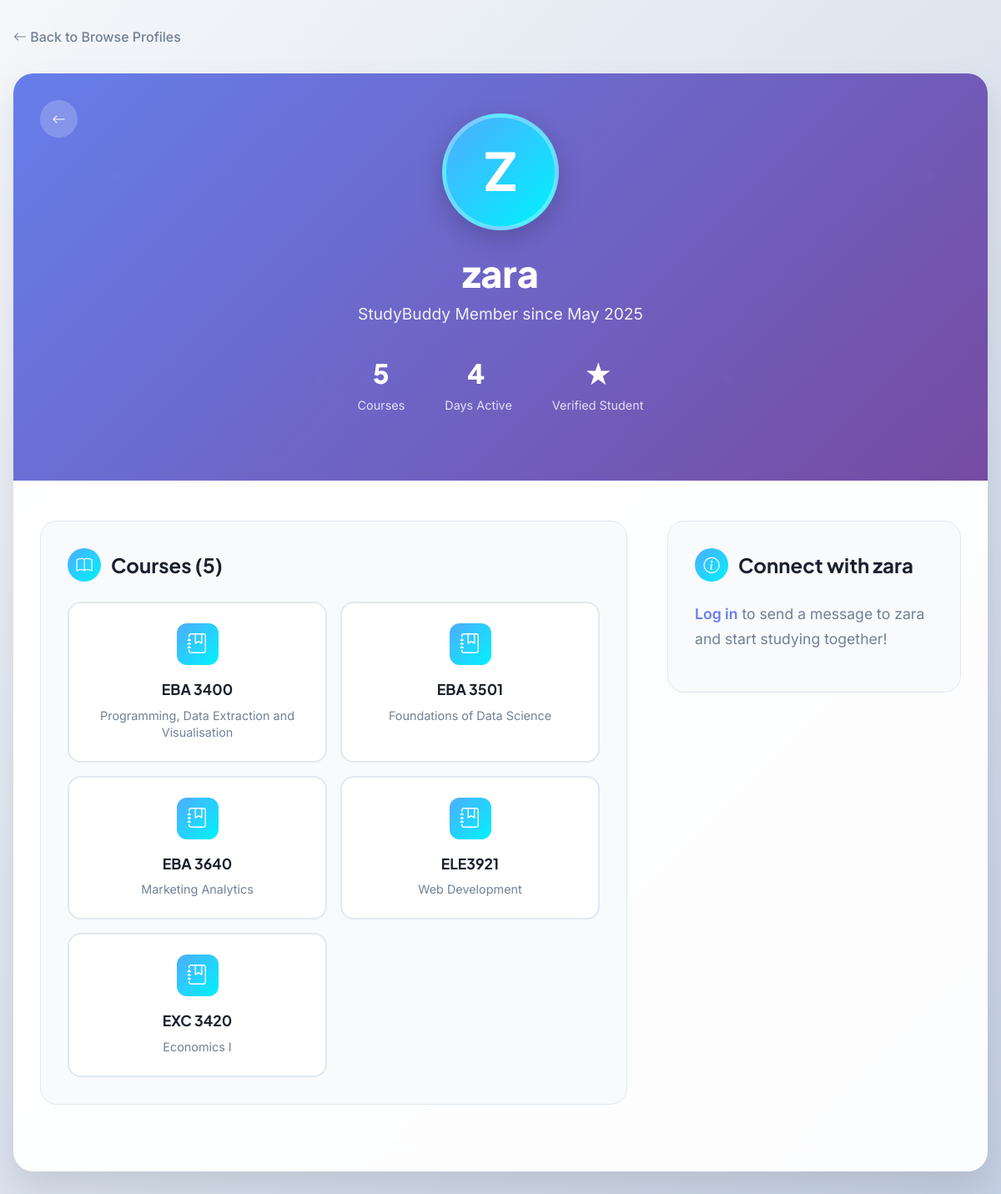
/user-profile/4/, run on the app's committed database.
### studybuddy_app/models.py (models this page shows, shortened)
class TimestampModel(models.Model):
    created_at = models.DateTimeField(auto_now_add=True, null=True, blank=True)
    updated_at = models.DateTimeField(auto_now=True, null=True, blank=True)
    class Meta:
        abstract = True

class Profile(TimestampModel):
    user = models.OneToOneField(User, on_delete=models.CASCADE, related_name='profile')
    fname = models.CharField("First name", max_length=50)
    lname = models.CharField("Last name", max_length=50)
    email = models.EmailField()
    bio = models.TextField(blank=True)
    availability = models.CharField(max_length=100, blank=True)
    courses = models.ManyToManyField(Course, blank=True, related_name='students')
    study_methods = models.CharField(max_length=200, blank=True)
    rating = models.FloatField(default=0.0, validators=[MinValueValidator(0.0), MaxValueValidator(5.0)])
    picture = models.ImageField(upload_to='profile_pics/', blank=True, null=True)
    major = models.CharField(max_length=100, blank=True, null=True)
    class Meta:
        ordering = ['lname', 'fname']

class Course(TimestampModel):
    code = models.CharField(max_length=10, unique=True)
    name = models.CharField(max_length=100)
    description = models.TextField(blank=True)
    class Meta:
        ordering = ['code']

### studybuddy_app/views.py (the view)
# urls.py: path('user-profile/<int:pk>/', views.user_profile, name='user_profile'),
def user_profile(request, pk):
    target_profile = get_object_or_404(Profile, pk=pk)
    message_sent = False
    if request.method == 'POST' and request.user.is_authenticated:
        form = MessageForm(request.POST)
        if form.is_valid():
            message = form.save(commit=False)
            message.sender = request.user
            message.receiver = target_profile.user
            message.save()
            message_sent = True
            messages.success(request, "Message sent successfully!")
            form = MessageForm()  # Clear form after submission
        else:
            messages.error(request, "Error sending message.")
    else:
        form = MessageForm()
    return render(request, 'studybuddy_app/profile/profile_user_info.html', {
        'profile': target_profile,
        'form': form,
        'message_sent': message_sent
    })

### studybuddy_app/templates/studybuddy_app/profile/profile_user_info.html (shortened to what this page needs)
{% load static %}
<!DOCTYPE html>
<html lang="en">
<head>
    <link href="https://cdn.jsdelivr.net/npm/bootstrap@5.3.0/dist/css/bootstrap.min.css" rel="stylesheet">
    <link rel="stylesheet" href="https://cdn.jsdelivr.net/npm/bootstrap-icons@1.10.0/font/bootstrap-icons.css">
    <link rel="stylesheet" href="{% static 'css/profile_user_info.css' %}">
</head>
<body>
    <div class="container">
        <a href="{% url 'studybuddy_app:profile_list' %}" class="nav-link">
            <i class="bi bi-arrow-left"></i> Back to Browse Profiles
        </a>
        <div class="profile-container">
            <div class="profile-header">
                <a href="{% url 'studybuddy_app:profile_list' %}" class="back-btn">
                    <i class="bi bi-arrow-left"></i>
                </a>
                <div class="profile-avatar">
                    {{ profile.user.username|first|upper }}
                </div>
                <h1 class="profile-name">{{ profile.user.username }}</h1>
                <p class="profile-subtitle">StudyBuddy Member since {{ profile.user.date_joined|date:"M Y" }}</p>
                <div class="profile-stats">
                    <div class="stat-item">
                        <div class="stat-number">{{ profile.courses.all|length }}</div>
                        <div class="stat-label">Course{{ profile.courses.all|length|pluralize }}</div>
                    </div>
                    <div class="stat-item">
                        <div class="stat-number">{{ profile.user.date_joined|timesince|slice:":2" }}</div>
                        <div class="stat-label">Days Active</div>
                    </div>
                    <div class="stat-item">
                        <div class="stat-number">★</div>
                        <div class="stat-label">Verified Student</div>
                    </div>
                </div>
            </div>
            <div class="profile-content">
                <div class="content-grid">
                    <div>
                        {% if profile.courses.all %}
                            <div class="section">
                                <h3 class="section-title">
                                    <i class="bi bi-book"></i>
                                    Courses ({{ profile.courses.all|length }})
                                </h3>
                                <div class="courses-grid">
                                    {% for course in profile.courses.all %}
                                        <div class="course-card">
                                            <div class="course-icon">
                                                <i class="bi bi-journal-bookmark"></i>
                                            </div>
                                            <div class="course-code">{{ course.code }}</div>
                                            <div class="course-name">{{ course.name }}</div>
                                        </div>
                                    {% endfor %}
                                </div>
                            </div>
                        {% endif %}
                    </div>
                    <div>
                        {% if user.is_authenticated and user != profile.user %}
                            <div class="message-section" id="message-section">
                                <div class="message-header">
                                    <h3 class="message-title">
                                        <i class="bi bi-envelope-heart"></i>
                                        Send a Message
                                    </h3>
                                    <p class="message-subtitle">Connect with {{ profile.user.username }} and start studying together!</p>
                                </div>
                                <div class="message-form">
                                    {% if message_sent %}
                                        <div class="success-message">
                                            <i class="bi bi-check-circle-fill"></i>
                                            Message sent successfully! {{ profile.user.username }} will get back to you soon.
                                        </div>
                                    {% endif %}
                                    <form method="post" id="messageForm">
                                        {% csrf_token %}
                                        <div class="form-group">
                                            <label for="content" class="form-label">
                                                <i class="bi bi-chat-text"></i>
                                                Your Message
                                            </label>
                                            <textarea
                                                id="content"
                                                name="content"
                                                class="form-control"
                                                placeholder="Hi {{ profile.user.username }}! I'd love to study together for..."
                                                required
                                                maxlength="500"
                                            ></textarea>
                                            <div class="char-counter" id="charCounter">0/500 characters</div>
                                        </div>
                                        <button type="submit" class="btn-send" id="sendBtn">
                                            <i class="bi bi-send-fill"></i>
                                            Send Message
                                        </button>
                                    </form>
                                </div>
                            </div>
                        {% else %}
                            <div class="section">
                                <h3 class="section-title">
                                    <i class="bi bi-info-circle"></i>
                                    Connect with {{ profile.user.username }}
                                </h3>
                                {% if not user.is_authenticated %}
                                    <p class="bio-text">
                                        <a href="{% url 'studybuddy_app:login' %}" style="color: #667eea; text-decoration: none; font-weight: 600;">Log in</a>
                                        to send a message to {{ profile.user.username }} and start studying together!
                                    </p>
                                {% else %}
                                    <p class="bio-text">This is your own profile. You can edit it from your dashboard.</p>
                                {% endif %}
                            </div>
                        {% endif %}
                    </div>
                </div>
            </div>
        </div>
    </div>
</body>
</html>

### studybuddy_app/static/css/profile_user_info.css (style rules this page uses)
:root { --primary-gradient: linear-gradient(135deg, #667eea 0%, #764ba2 100%); --secondary-gradient: linear-gradient(135deg, #f093fb 0%, #f5576c 100%); --accent-gradient: linear-gradient(135deg, #4facfe 0%, #00f2fe 100%); --success-gradient: linear-gradient(135deg, #84fab0 0%, #8fd3f4 100%); --warning-gradient: linear-gradient(135deg, #ffecd2 0%, #fcb69f 100%); --text-primary: #1a202c; --text-secondary: #718096; }
* { margin: 0; padding: 0; box-sizing: border-box; }
body { font-family: 'Inter', -apple-system, BlinkMacSystemFont, sans-serif; background: linear-gradient(135deg, #f5f7fa 0%, #c3cfe2 100%); min-height: 100vh; padding: 2rem 0; }
.container { max-width: 1200px; margin: 0 auto; padding: 0 1rem; }
.profile-container { background: rgba(255, 255, 255, 0.95); backdrop-filter: blur(20px); border-radius: 24px; box-shadow: 0 20px 40px rgba(0, 0, 0, 0.1); overflow: hidden; margin-bottom: 2rem; animation: slideUp 0.8s ease-out; }
.profile-header { background: var(--primary-gradient); color: white; padding: 3rem 2rem; text-align: center; position: relative; overflow: hidden; }
.profile-header::before { content: ''; position: absolute; top: 0; left: 0; right: 0; bottom: 0; opacity: 0.1; }
.back-btn { position: absolute; top: 2rem; left: 2rem; background: rgba(255, 255, 255, 0.2); border: none; color: white; width: 45px; height: 45px; border-radius: 50%; display: flex; align-items: center; justify-content: center; transition: all 0.3s ease; text-decoration: none; z-index: 10; }
.profile-avatar { width: 140px; height: 140px; border-radius: 50%; background: var(--accent-gradient); display: flex; align-items: center; justify-content: center; color: white; font-size: 4rem; font-weight: bold; margin: 0 auto 1.5rem; border: 5px solid rgba(255, 255, 255, 0.3); position: relative; z-index: 2; box-shadow: 0 10px 30px rgba(0, 0, 0, 0.2); }
.profile-name { font-family: 'Plus Jakarta Sans', sans-serif; font-size: 2.8rem; font-weight: 800; margin-bottom: 0.5rem; position: relative; z-index: 2; }
.profile-subtitle { font-size: 1.2rem; opacity: 0.9; margin-bottom: 2rem; position: relative; z-index: 2; }
.profile-stats { display: flex; justify-content: center; gap: 3rem; margin-bottom: 2rem; position: relative; z-index: 2; }
.stat-item { text-align: center; }
.stat-number { font-family: 'Plus Jakarta Sans', sans-serif; font-size: 2rem; font-weight: 800; margin-bottom: 0.25rem; }
.stat-label { font-size: 0.9rem; opacity: 0.8; }
.profile-content { padding: 3rem 2rem; }
.content-grid { display: grid; grid-template-columns: 2fr 1fr; gap: 3rem; }
.section { background: #f8fafc; padding: 2rem; border-radius: 20px; margin-bottom: 2rem; transition: all 0.3s ease; border: 1px solid #e2e8f0; }
.section-title { font-family: 'Plus Jakarta Sans', sans-serif; font-size: 1.5rem; font-weight: 700; color: var(--text-primary); margin-bottom: 1.5rem; display: flex; align-items: center; gap: 0.75rem; }
.section-title i { width: 40px; height: 40px; background: var(--accent-gradient); border-radius: 50%; display: flex; align-items: center; justify-content: center; color: white; font-size: 1.2rem; }
.bio-text { color: var(--text-secondary); line-height: 1.7; font-size: 1.1rem; }
.courses-grid { display: grid; grid-template-columns: repeat(auto-fill, minmax(250px, 1fr)); gap: 1rem; }
.course-card { background: white; padding: 1.5rem; border-radius: 16px; border: 2px solid #e2e8f0; text-align: center; transition: all 0.3s ease; position: relative; overflow: hidden; }
.course-card::before { content: ''; position: absolute; top: 0; left: 0; right: 0; height: 4px; background: var(--secondary-gradient); transform: scaleX(0); transition: transform 0.3s ease; }
.course-icon { width: 50px; height: 50px; background: var(--accent-gradient); border-radius: 12px; display: flex; align-items: center; justify-content: center; color: white; font-size: 1.5rem; margin: 0 auto 1rem; }
.course-code { font-family: 'Plus Jakarta Sans', sans-serif; font-weight: 700; color: var(--text-primary); margin-bottom: 0.5rem; font-size: 1.1rem; }
.course-name { color: var(--text-secondary); font-size: 0.9rem; line-height: 1.4; }
.nav-link { color: var(--text-secondary); text-decoration: none; font-weight: 500; transition: color 0.3s ease; display: inline-block; margin-bottom: 2rem; }

### data on the page
Profile: user.username|first "Z", user.username "zara", user.date_joined "May 2025", courses.all|length "5", user.date_joined "4"
Course: code "EBA 3400", name "Programming, Data Extraction and Visualisation"
Course: code "EBA 3501", name "Foundations of Data Science"
Course: code "EBA 3640", name "Marketing Analytics"
Course: code "ELE3921", name "Web Development"
Course: code "EXC 3420", name "Economics I"
